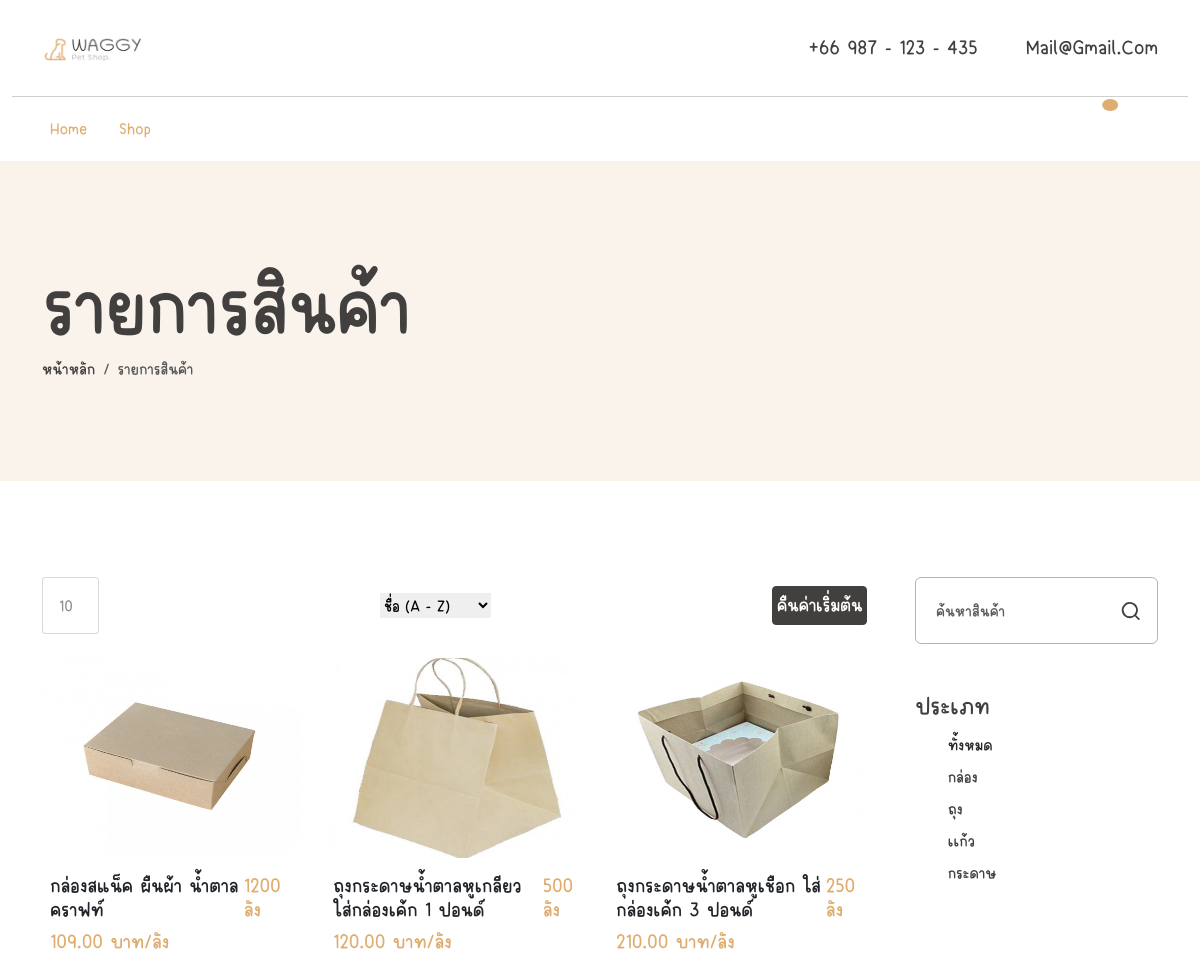
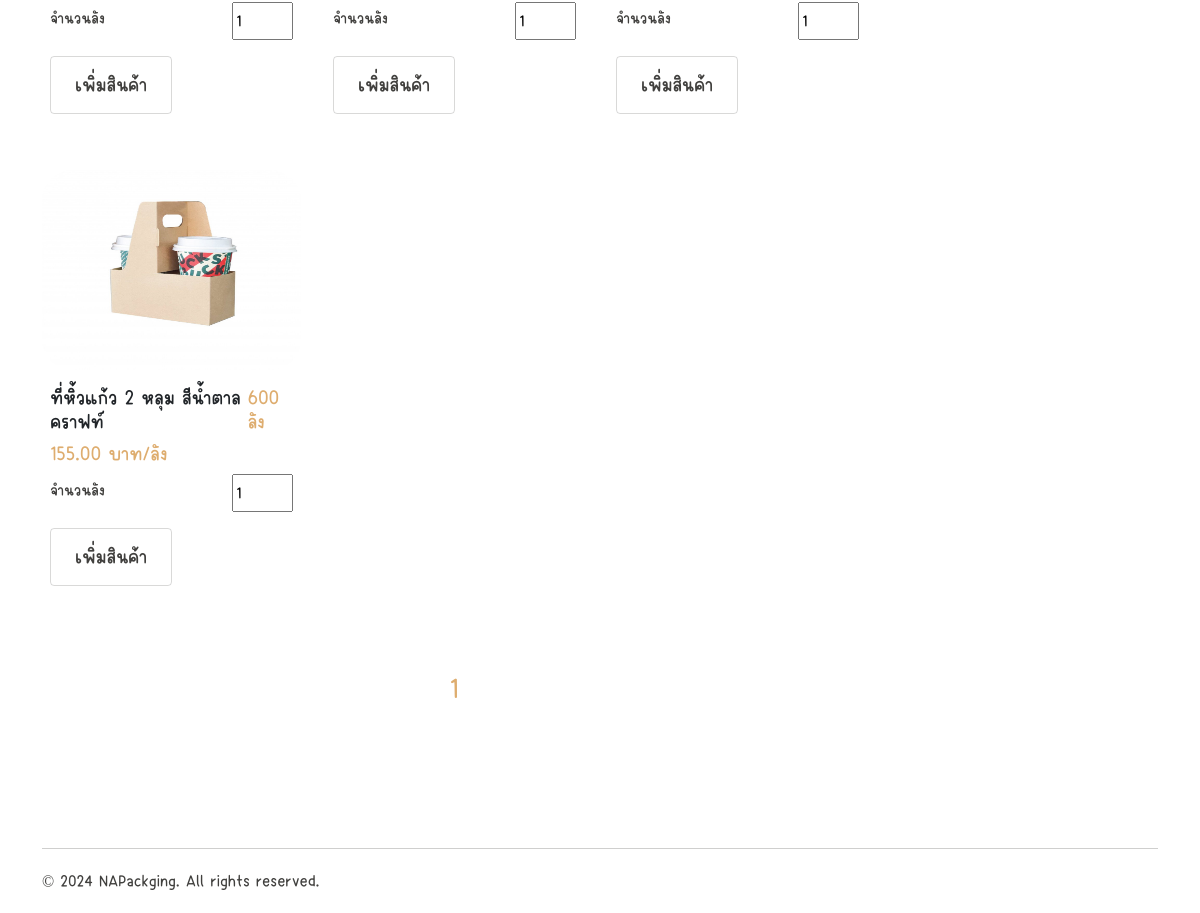
The page /u/shop.php (signed in) on the database as committed earlier (2 pictures, top to bottom).
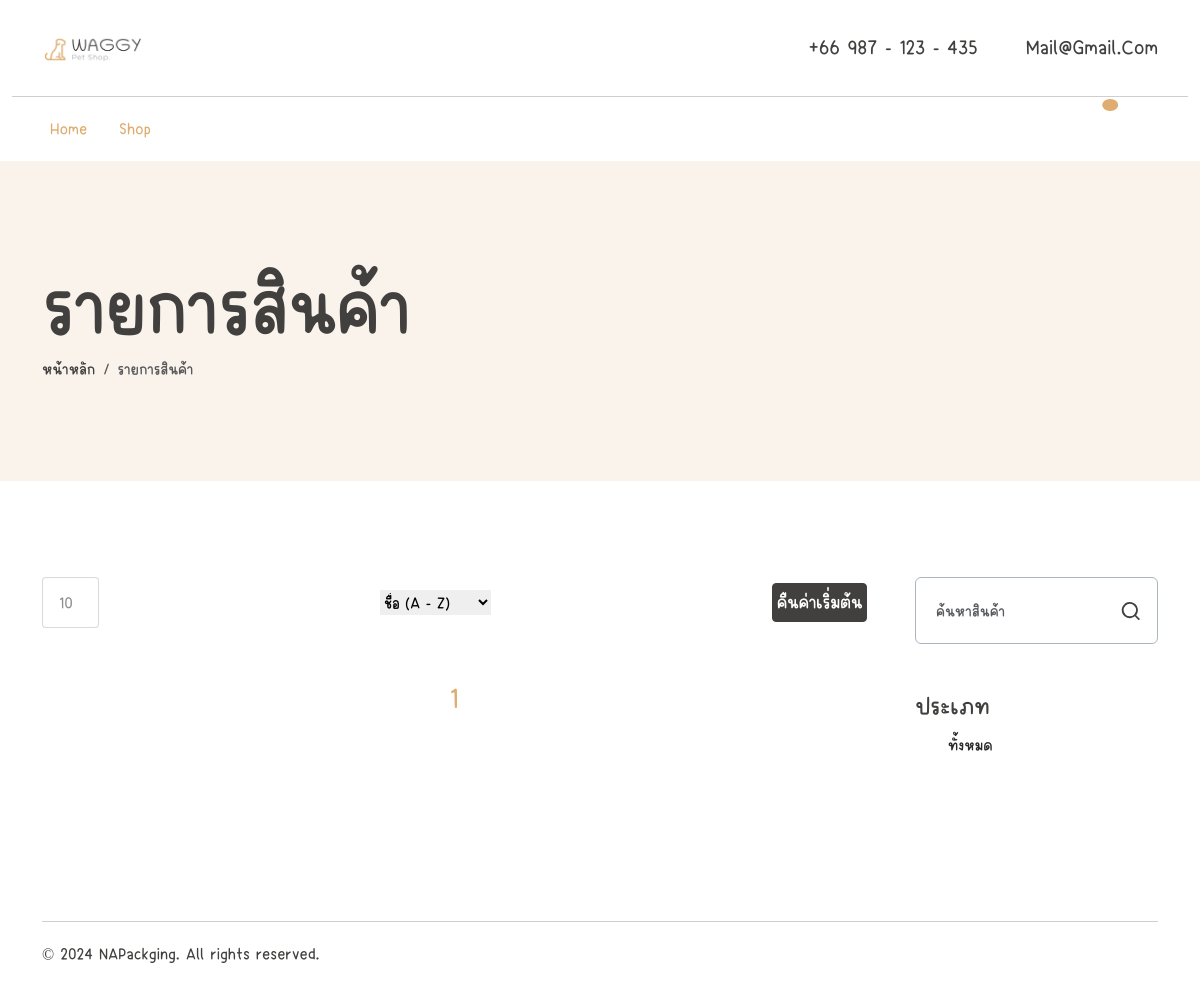
The same page on the database as committed later.
### tables this page shows
CREATE TABLE `typepro` (
  `id_typepro` int(11) NOT NULL COMMENT 'รหัสประเภทกาแฟ',
  `name_typepro` varchar(60) NOT NULL COMMENT 'ชื่อประเภทกาแฟ',
  `detail_typepro` text NOT NULL COMMENT 'รายละเอียดประเภทกาแฟ',
  `TY_STATUS` int(11) DEFAULT NULL
);

CREATE TABLE `products` (
  `id_products` int(11) NOT NULL COMMENT 'รหัสสินค้า',
  `name_products` varchar(50) DEFAULT NULL COMMENT 'ชื่อสินค้า',
  `id_typepro` int(11) DEFAULT NULL COMMENT 'ประเภท',
  `num_stock` int(11) DEFAULT NULL COMMENT 'จำนวนคงเหลือ ',
  `price_unit` decimal(10,2) DEFAULT NULL COMMENT 'ราคาต่อหน่วย ',
  `status_products` int(11) DEFAULT 1 COMMENT 'สถานะสินค้า\r\n0 = ลบ 1 = ใช้งาน',
  `image_pro` varchar(200) DEFAULT NULL COMMENT 'รูปสินค้า',
  `pro_de` text DEFAULT NULL,
  `pro_max` int(11) DEFAULT 0,
  `price_mini` decimal(10,2) DEFAULT NULL COMMENT 'ราคาต่อชิ้น ใช้แสดง'
);

### config/connectdb.php (called while the page is built, shortened)
<?php
class Database
{
    private static $link = null;
    private static function getLink()
    {
        if (self::$link) {
            return self::$link;
        }
        self::$link = new PDO("mysql:host=" . DB_HOST . ";dbname=" . DB_NAME . ";charset=utf8", DB_USERNAME, DB_PASSWORD);
        self::$link->setAttribute(PDO::ATTR_ERRMODE, PDO::ERRMODE_EXCEPTION);
        return self::$link;
    }
    public static function __callStatic($name, $args)
    {
        $callback = array(self::getLink(), $name);
        return call_user_func_array($callback, $args);
    }
    public static function squery($sql, $opt = PDO::FETCH_OBJ, $all = null)
    {
        if ($all == true) {
            return self::query($sql, $opt)->fetchAll($opt);
        } else if ($all == false) {
            return self::query($sql, $opt)->fetch($opt);
        } else {
            return self::query($sql, $opt);
        }
    }
}
?>

### u/shop.php (the view, shortened to what the changed rows need)
<!DOCTYPE html>
<html lang="en">
<head>
    <?php include("inc/head.php") ?>
</head>
<body class="">
    <section id="banner" class="py-3" style="background: #F9F3EC;">
        <div class="container">
            <div class="hero-content py-5 my-3">
                <h2 class="display-1 mt-3 mb-0">รายการสินค้า</h2>
            </div>
        </div>
    </section>
    <div class="shopify-grid">
        <div class="container py-5 my-5">
            <div class="row flex-md-row-reverse g-md-5 mb-5">
                <aside class="col-md-3 mt-5">
                    <div class="sidebar">
                        <div class="widget-product-categories pt-5">
                            <ul class="product-categories sidebar-list list-unstyled  pl-3" style="    margin-left: 15px;">
                                <?php
                                $sql = "SELECT * FROM `typepro` WHERE TY_STATUS IS NULL ";
                                foreach (Database::squery($sql, PDO::FETCH_OBJ, true) as $key => $item) : ?>
                                    <li class="cat-item ">
                                        <a href="javascript:search_type('<?php echo $item->id_typepro ?>')" class="nav-link"> &nbsp;&nbsp;
                                            <?php echo $item->name_typepro ?>
                                        </a>
                                    </li>
                                <?php endforeach; ?>
                            </ul>
                        </div>
                    </div>
                </aside>
                <main class="col-md-9">
                    <div class="product-grid row ">
                        <?php
                        $start = 0;
                        $pagesize = isset($_GET['limit']) ? $_GET['limit'] : 10;
                        $sort = isset($_GET['sort']) ? $_GET['sort'] : 'name_products';
                        $order = isset($_GET['order']) ? $_GET['order'] : 'ASC';
                        $type = isset($_GET['type']) ? $_GET['type'] : '%%';
                        $name = isset($_GET['name']) ? $_GET['name'] : '%%';
                        $sql_count = "SELECT *  FROM `products` as pro
                                                 WHERE id_typepro LIKE '%$type%'
                                                    AND name_products LIKE '%$name%'
                                                    AND id_products NOT IN (SELECT id_products FROM products WHERE status_products = 0) ";
                        $sql_data = "SELECT * FROM products as pro
                                                INNER JOIN typepro as ty ON ty.id_typepro = pro.id_typepro
                                                WHERE pro.id_typepro LIKE '%$type%'
                                                AND name_products LIKE '%$name%'
                                                AND id_products NOT IN (SELECT id_products FROM products WHERE status_products = 0 )
                                    ORDER BY pro.$sort  $order LIMIT $start,$pagesize";
                        $result_count = Database::query($sql_count, PDO::FETCH_ASSOC);
                        $num_rowsx = $result_count->rowCount();
                        $totalpage = ceil($num_rowsx / $pagesize);
                        $result_data = Database::query($sql_data, PDO::FETCH_ASSOC);
                        ?>
                        <?php foreach ($result_data as $row) :
                            $row = (object) $row;
                        ?>
                            <div class="col-12 col-sm-6 col-md-4 my-4">
                                <div class="card position-relative">
                                    <a href="single-product.php?id_products=<?php echo $row->id_products ?>">
                                        <img src="../img/pro/<?php echo $row->image_pro ?>" class="img-fluid rounded-5" alt="image" style="width: 100%; height: 200px; ">
                                    </a>
                                    <div class="card-body p-2 pt-3">
                                        <div class="card-text">
                                            <div class=" d-flex justify-content-between ">
                                                <h5 class="secondary-font text-dark">
                                                    <?php echo $row->name_products ?>
                                                </h5>
                                                <h5 class="secondary-font text-primary">
                                                    <?php echo $row->num_stock ?> ลัง
                                                </h5>
                                            </div>
                                            <div class=" d-flex justify-content-between ">
                                                <h5 class="secondary-font text-primary">
                                                    <?php echo $row->price_unit ?> บาท/ลัง
                                                </h5>
                                            </div>
                                            <div class=" d-flex justify-content-between ">
                                                จำนวนลัง
                                                <input id="input-<?php echo $row->id_products ?>" type="number" class="w-25" value="1" min="1">
                                            </div>
                                            <div class="d-flex flex-wrap mt-3">
                                                <a href="javascript:addCartProduct('<?php echo $row->id_products ?>','<?php echo $row->name_products ?>','<?php echo $row->price_unit ?>',document.getElementById(`input-<?php echo $row->id_products ?>`).value,`<?php echo $row->image_pro ?>`);" class="btn-cart me-3 px-4 pt-3 pb-3">
                                                    <h5 class="text-uppercase m-0">เพิ่มสินค้า</h5>
                                                </a>
                                            </div>
                                        </div>
                                    </div>
                                </div>
                            </div>
                        <?php endforeach; ?>
                    </div>
                    <?php if ($num_rowsx != 0) : ?>
                        <nav class="navigation paging-navigation text-center mt-5" role="navigation">
                            <div class="pagination loop-pagination d-flex justify-content-center align-items-center">
                                <?php
                                for ($i = 1; $i <= $totalpage; $i++) :
                                    if (isset($_GET['page']) && $_GET['page'] == $i) {
                                        echo "<span aria-current='page' class='page-numbers mt-2 fs-3 mx-3 current'>$i</span>";
                                    } else if (!isset($_GET['page']) && $i == 1) {
                                        echo "<span aria-current='page' class='page-numbers mt-2 fs-3 mx-3 current'>1</span>";
                                    } else {
                                        echo "<a class='page-numbers mt-2 fs-3 mx-3' href='javascript:new_page($i);'>$i</a>";
                                    }
                                endfor;
                                ?>
                            </div>
                        </nav>
                    <?php else : ?>
                        <div class="row">
                            ไม่พบรายการที่ค้นหา
                        </div>
                    <?php endif; ?>
                </main>
            </div>
        </div>
    </div>
</body>
</html>

Rows that differ between the two databases and show on the page:
removed typepro: name_typepro "กล่อง"
removed typepro: name_typepro "ถุง"
removed typepro: name_typepro "เเก้ว"
removed typepro: name_typepro "กระดาษ"
no longer on this page (row edited): products: image_pro (picture), name_products "กล่องสแน็ค ผืนผ้า น้ำตาลคราฟท์", num_stock "1200", price_unit "109.00"
no longer on this page (row edited): products: image_pro (picture), name_products "ถุงกระดาษน้ำตาลหูเกลียว ใส่กล่องเค้ก 1 ปอนด์", num_stock "500", price_unit "120.00", id_products "1"
no longer on this page (row edited): products: image_pro (picture), name_products "ถุงกระดาษน้ำตาลหูเชือก ใส่กล่องเค้ก 3 ปอนด์", num_stock "250", price_unit "210.00"
no longer on this page (row edited): products: image_pro (picture), name_products "ที่หิ้วแก้ว 2 หลุม สีน้ำตาลคราฟท์", num_stock "600", price_unit "155.00"
